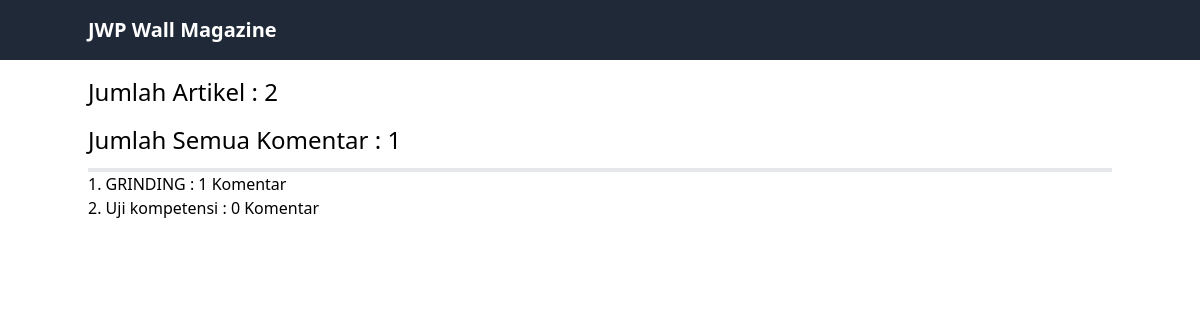
The app's page /report.php with its own data.
### tables this page shows
CREATE TABLE `articles` (
  `article_id` int(11) NOT NULL,
  `title` varchar(255) NOT NULL,
  `content_text` text NOT NULL,
  `content_file` varchar(255) DEFAULT NULL,
  `created_at` timestamp NOT NULL DEFAULT current_timestamp()
);

### report.php (the view, shortened to what this page needs)
<!DOCTYPE html>
<html lang="en">
<head>
  <link href="https://cdn.jsdelivr.net/npm/tailwindcss@2.2.19/dist/tailwind.min.css" rel="stylesheet">
</head>
<body>
  <nav class="bg-gray-800 py-4">
    <div class="container space-x-3 mx-auto flex justify-between items-center">
      <div>
        <a href="./" class="text-white text-xl font-semibold">JWP Wall Magazine</a>
      </div>
    </div>
  </nav>
  <div class="container mx-auto">
        <p class="text-2xl font-medium mt-4">
        Jumlah Artikel : <?php
        $conn = mysqli_connect("localhost", "root", "", "db_jwp");
        $sql = "SELECT * FROM articles";
        $result = $conn->query($sql);
        if ($result) {
            $rowCount = $result->num_rows;
            echo $rowCount;
        } else {
            echo "Error executing the query: " . $conn->error;
        }
        ?>
    </p>
        <p class="text-2xl font-medium mt-4">
        Jumlah Semua Komentar :
        <?php
        $conn = mysqli_connect("localhost", "root", "", "db_jwp");
        $sql = "SELECT * FROM comments";
        $result = $conn->query($sql);
        if ($result) {
            $rowCount = $result->num_rows;
            echo $rowCount;
        } else {
            echo "Error executing the query: " . $conn->error;
        }
        ?>
    </p>
    <hr class="border-2 mt-3">
    <ul>
    <?php
  $sql = "SELECT * FROM articles";
  $result = $conn->query($sql);
  $n=1;
    while ($row = $result->fetch_assoc()) {
        $id =  $row['article_id'];
        $sql2 = "SELECT * FROM comments where article_id = ". $id;
        $result2 = $conn->query($sql2);
        $rowCount = $result2->num_rows;
   ?>
        <li><?=$n++?>. <?= $row['title']?> : <?=$rowCount?> Komentar</li>
   <?php
    }
    ?>
     </ul>
  </div>
</body>
</html>

### records on screen
articles: title "GRINDING", rowCount "1"
articles: title "Uji kompetensi", rowCount "0"

### other values on screen
$rowCount "2"
$rowCount "1"
